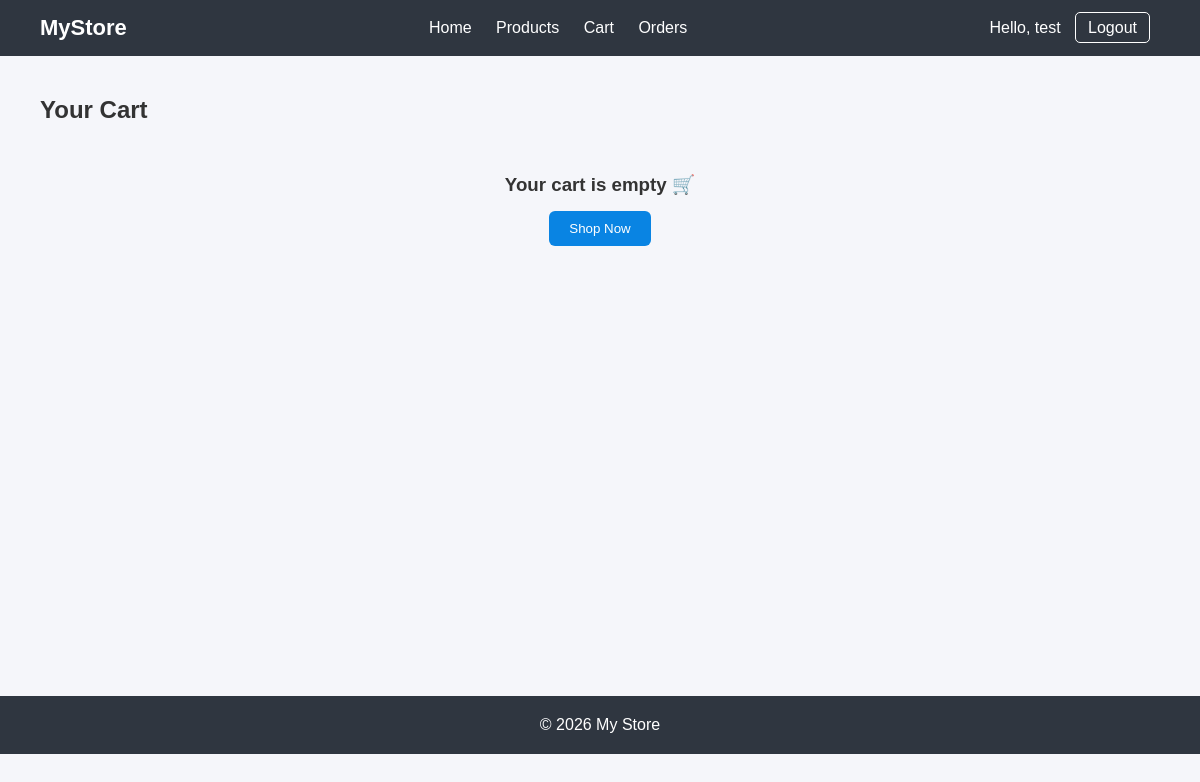
Page /cart (signed in) on the earlier database version.
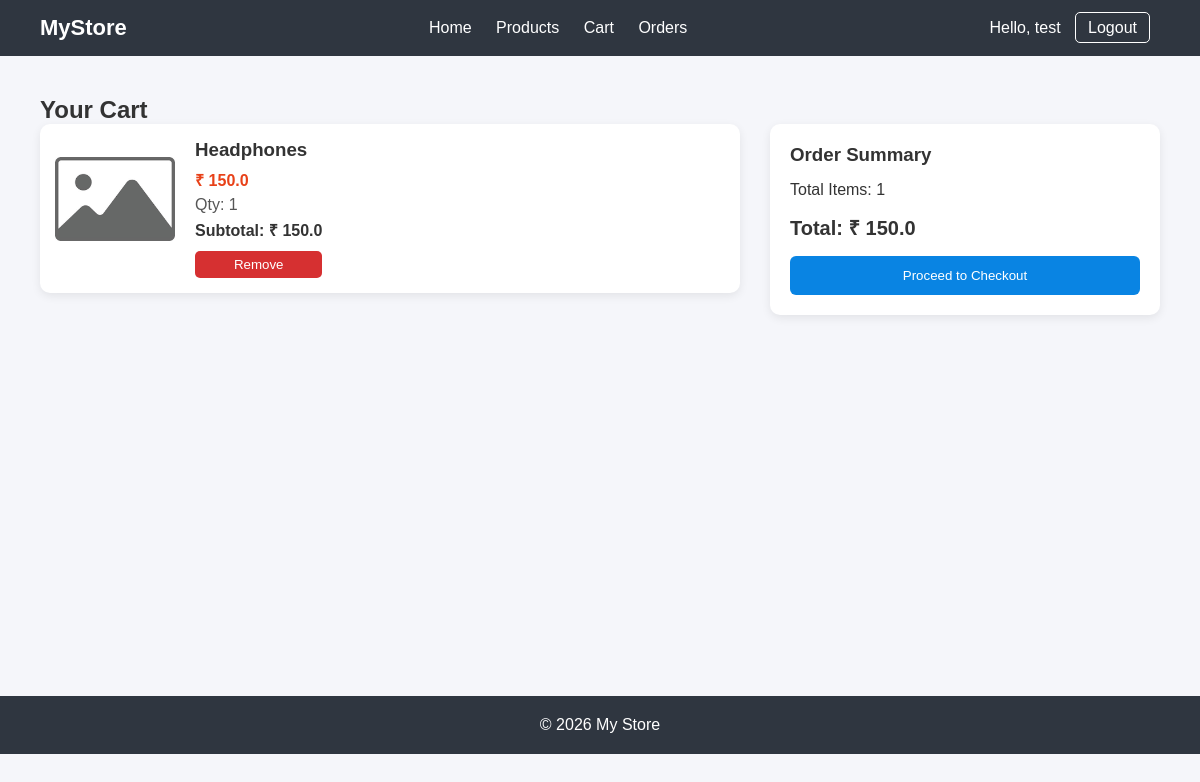
Same page on the later database version.
### tables this page shows
CREATE TABLE cart (
    id INTEGER PRIMARY KEY AUTOINCREMENT,
    user_id INTEGER,
    product_id INTEGER,
    quantity INTEGER,
    UNIQUE(user_id, product_id)
);

CREATE TABLE products (
    id INTEGER PRIMARY KEY AUTOINCREMENT,
    name TEXT NOT NULL,
    price REAL NOT NULL,
    description TEXT
);

### app/routes.py (the view, shortened to what this page needs)
@main.route('/cart')
def view_cart():
    if 'user_id' in session:
        from database.db import get_connection
        conn = get_connection()
        cursor = conn.cursor()
        cursor.execute("""
            SELECT p.*, c.quantity
            FROM cart c
            JOIN products p ON c.product_id = p.id
            WHERE c.user_id = ?
        """, (session['user_id'],))
        items = cursor.fetchall()
        conn.close()
    products = []
    final_total = 0
    for item in items:
        item = dict(item)
        item['subtotal'] = item['price'] * item['quantity']
        final_total += item['subtotal']
        products.append(item)
    return render_template("cart.html", products=products, final_total=final_total)

### database/db.py (called while the page is built)
def get_connection():
    connection = sqlite3.connect('database/store.db')
    connection.row_factory = sqlite3.Row
    return connection

### templates/cart.html
{% extends "base.html" %}
{% block content %}
<h2 class="page-title">Your Cart</h2>
{% if products %}
<div class="cart-container">
    <div class="cart-items">
        {% for product in products %}
        <div class="cart-item">
            <div class="cart-image">
                <img src="{{ product.image if product.image else url_for('static', filename='images/no-image.png') }}">
            </div>
            <div class="cart-details">
                <h3>{{ product.name }}</h3>
                <p class="price">₹ {{ product.price }}</p>
                <p class="qty">Qty: {{ product.quantity }}</p>
                <p class="subtotal">Subtotal: ₹ {{ product.subtotal }}</p>
                <form action="/remove-from-cart/{{ product.id }}" method="POST">
                    <button class="remove-btn">Remove</button>
                </form>
            </div>
        </div>
        {% endfor %}
    </div>
    <div class="cart-summary">
        <h3>Order Summary</h3>
        <p>Total Items: {{ products|length }}</p>
        <p class="total">Total: ₹ {{ final_total }}</p>
        <form method="POST" action="/checkout">
            <button class="checkout-btn">Proceed to Checkout</button>
        </form>
    </div>
</div>
{% else %}
<div class="empty-cart">
    <h3>Your cart is empty 🛒</h3>
    <a href="/products">
        <button class="shop-btn">Shop Now</button>
    </a>
</div>
{% endif %}
{% endblock %}

### templates/base.html (shortened to what this page needs)
<!DOCTYPE html>
<html lang="en">
<head>
    <link rel="stylesheet" href="{{ url_for('static', filename='style.css') }}">
</head>
<body>
<header class="navbar">
    <div class="logo">MyStore</div>
    <nav>
        <a href="/">Home</a>
        <a href="/products">Products</a>
        <a href="/cart">Cart</a>
        <a href="/orders">Orders</a>
    </nav>
    <div class="auth">
        {% if session.get('user_id') %}
            <span>Hello, {{ session.get('user_name') }}</span>
            <a href="/logout" class="btn-outline">Logout</a>
        {% else %}
            <a href="/login">Login</a>
            <a href="/register" class="btn">Register</a>
        {% endif %}
    </div>
</header>
<main class="container">
    {% block content %}
    {% endblock %}
</main>
<footer>
    <p>© 2026 My Store</p>
</footer>
</body>
</html>

### static/style.css (style rules this page uses)
* { margin: 0; padding: 0; box-sizing: border-box; }
body { font-family: Arial, sans-serif; background: #f5f6fa; color: #333; }
.navbar { display: flex; justify-content: space-between; align-items: center; padding: 15px 40px; background: #2f3640; color: white; }
.navbar a { color: white; margin: 0 10px; text-decoration: none; }
.logo { font-size: 22px; font-weight: bold; }
.btn-outline { border: 1px solid white; padding: 6px 12px; border-radius: 5px; }
.container { padding: 40px; min-height: 80vh; }
form button { width: 100%; padding: 10px; background: #0984e3; border: none; color: white; border-radius: 5px; cursor: pointer; }
footer { text-align: center; padding: 20px; background: #2f3640; color: white; }
.cart-container { display: flex; gap: 30px; flex-wrap: wrap; }
.cart-items { flex: 2; }
.cart-item { display: flex; gap: 20px; background: white; padding: 15px; border-radius: 10px; margin-bottom: 15px; box-shadow: 0 3px 10px rgba(0,0,0,0.08); }
.cart-image img { width: 120px; height: 120px; object-fit: contain; }
.cart-details h3 { margin-bottom: 8px; }
.cart-details .price { color: #e84118; font-weight: bold; }
.qty { margin: 5px 0; color: #555; }
.subtotal { margin-bottom: 10px; font-weight: bold; }
.remove-btn { background: #d63031; color: white; border: none; padding: 6px 10px; border-radius: 5px; cursor: pointer; }
.cart-summary { flex: 1; background: white; padding: 20px; border-radius: 10px; height: fit-content; box-shadow: 0 3px 10px rgba(0,0,0,0.08); }
.cart-summary h3 { margin-bottom: 15px; }
.cart-summary .total { font-size: 20px; font-weight: bold; margin: 15px 0; }
.checkout-btn { width: 100%; padding: 12px; background: #0984e3; color: white; border: none; border-radius: 6px; cursor: pointer; }

Differences in the rows shown:
added cart: name "Headphones", price "150.0", quantity "1", subtotal "150.0"
Other differences:
{{ products|length }}: (not shown) → "1"
{{ final_total }}: (not shown) → "150.0"
text no longer shown: "Your cart is empty 🛒 Shop Now"
text now shown: "Order Summary Total Items: Total: ₹ Proceed to Checkout"
